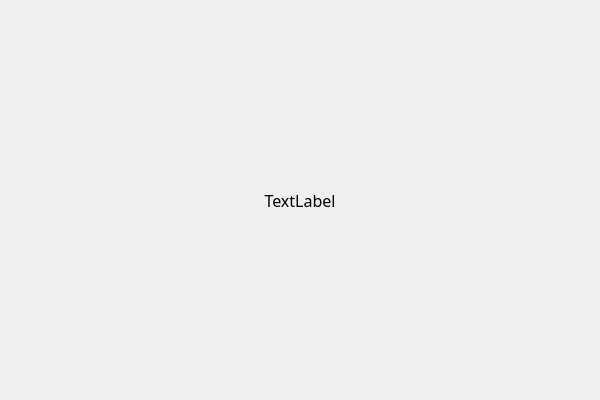
<?xml version="1.0" encoding="UTF-8"?>
<ui version="4.0">
 <class>tip</class>
 <widget class="QWidget" name="tip">
  <property name="geometry">
   <rect>
    <x>0</x>
    <y>0</y>
    <width>600</width>
    <height>400</height>
   </rect>
  </property>
  <property name="windowTitle">
   <string>Form</string>
  </property>
  <layout class="QGridLayout" name="gridLayout">
   <item row="0" column="0">
    <widget class="QLabel" name="label">
     <property name="font">
      <font>
       <family>Agency FB</family>
       <pointsize>12</pointsize>
      </font>
     </property>
     <property name="text">
      <string>TextLabel</string>
     </property>
     <property name="alignment">
      <set>Qt::AlignCenter</set>
     </property>
    </widget>
   </item>
  </layout>
 </widget>
 <resources/>
 <connections/>
</ui>
